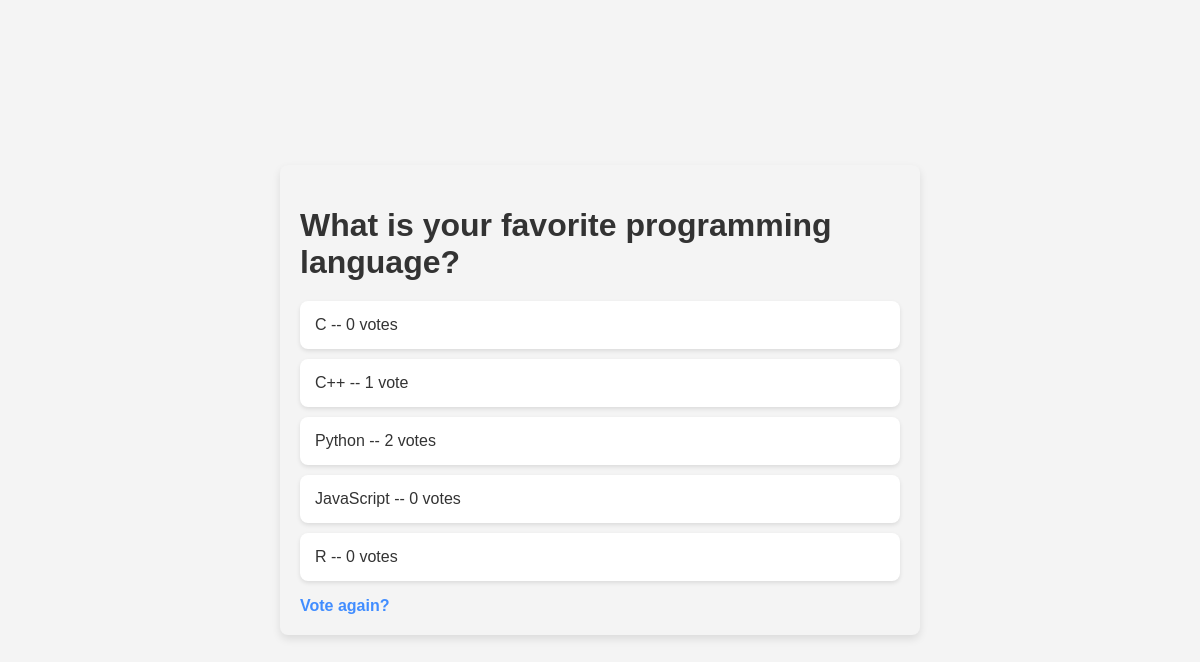
/7/results/, run on an earlier commit of the app's database.
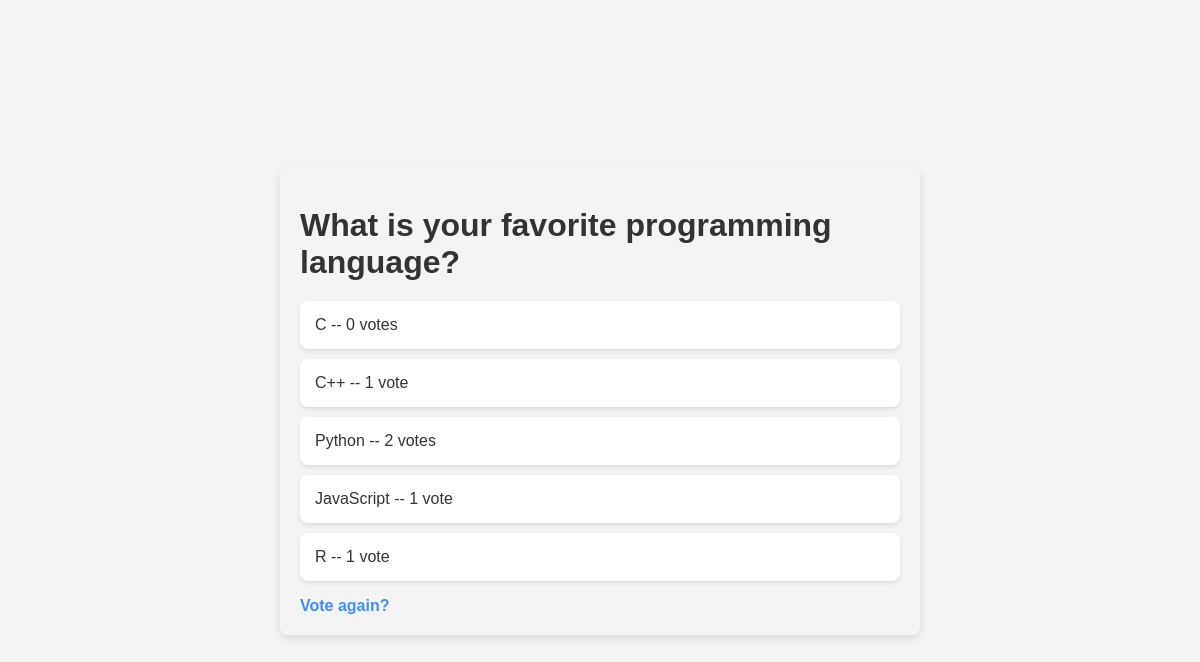
And on a later commit of the database.
### polls/models.py (models this page shows, shortened)
class Choice(models.Model):
    question = models.ForeignKey(Question, on_delete = models.CASCADE)
    choice_text = models.CharField(max_length=200)
    votes = models.IntegerField(default=0)

### polls/views.py (the view)
# urls.py: path("<int:pk>/results/", views.ResultsView.as_view(), name="results"),
class ResultsView(generic.DetailView):
    model = Question
    template_name = "polls/results.html"

### templates/polls/results.html (shortened to what this page needs)
<!DOCTYPE html>
<html lang="en">
<head>
    {% load static %}
    <link rel="stylesheet" href="{% static 'polls/style_results.css' %}">
</head>
<body>
    <div class="container">
        <h1>{{ question.question_text }}</h1>
        <ul>
            {% for choice in question.choice_set.all %}
                <li>{{ choice.choice_text }} -- {{ choice.votes }} vote{{ choice.votes|pluralize }}</li>
            {% endfor %}
        </ul>
        <a href="{% url 'polls:detail' question.id %}">Vote again?</a>
    </div>
</body>
</html>

What changed in the data, as far as the page shows it:
changed Choice "JavaScript": votes "0" → "1"
changed Choice (number 5 of 5 on the later page): votes "0" → "1"
